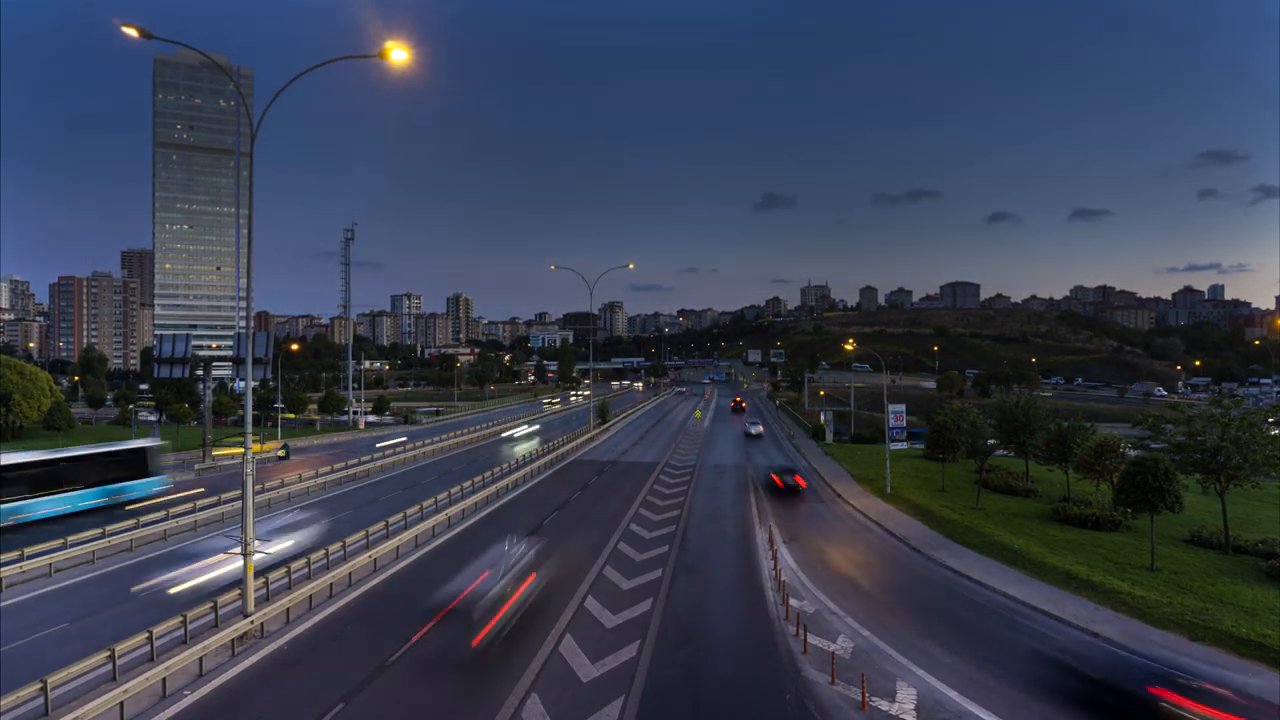
#> input picture frame 59 of Website Assets/About_us_video.mp4, 1280 x 720 px, given in place of home_Page2-BG-Video.mp4, which was not available
$ python smooth_counter_zoom.py
#> lines starting #> are read from the running program, lines starting #| are printed output that depends on the picture; long printed decimals are rounded
import cv2
import numpy as np
import os
import subprocess

INPUT = r"c:\Users\LENOVO\OneDrive - Transvolt Mobility Private Limited\2 - Project 2\1 - Antigravity All Project\3 - Transvolt Website Re-Design - 2027\Transvolt Website V2\Website Assets\home_Page2-BG-Video.mp4"
STABILIZED_RAW = r"c:\Users\LENOVO\OneDrive - Transvolt Mobility Private Limited\2 - Project 2\1 - Antigravity All Project\3 - Transvolt Website Re-Design - 2027\Transvolt Website V2\scratch\smooth_stabilized.mp4"
SEAMLESS_OUT = r"c:\Users\LENOVO\OneDrive - Transvolt Mobility Private Limited\2 - Project 2\1 - Antigravity All Project\3 - Transvolt Website Re-Design - 2027\Transvolt Website V2\public\home_page2_bg_video.mp4"
DIST_OUT = r"c:\Users\LENOVO\OneDrive - Transvolt Mobility Private Limited\2 - Project 2\1 - Antigravity All Project\3 - Transvolt Website Re-Design - 2027\Transvolt Website V2\dist\home_page2_bg_video.mp4"
FFMPEG = r"C:\Users\LENOVO\AppData\Local\Programs\Python\Python311\Lib\site-packages\imageio_ffmpeg\binaries\ffmpeg-win64-v4.2.2.exe"

cap = cv2.VideoCapture(INPUT)
fps = cap.get(cv2.CAP_PROP_FPS) or 24.0
w = int(cap.get(cv2.CAP_PROP_FRAME_WIDTH))
h = int(cap.get(cv2.CAP_PROP_FRAME_HEIGHT))

start_frame = int(2.50 * fps) # 60
end_frame = 239 # 10.00s
N = end_frame - start_frame # 179 frames

print(f"Total frames to process: {N}, start: {start_frame}, end: {end_frame}")

# Measure exact endpoints using multiple high-confidence points on stationary background
cap.set(cv2.CAP_PROP_POS_FRAMES, start_frame)
_, f_start = cap.read()
#> f_start is the input picture: shape (720, 1280, 3); mean B, G, R 82, 64.4, 56.9
cap.set(cv2.CAP_PROP_POS_FRAMES, end_frame)
_, f_end = cap.read()
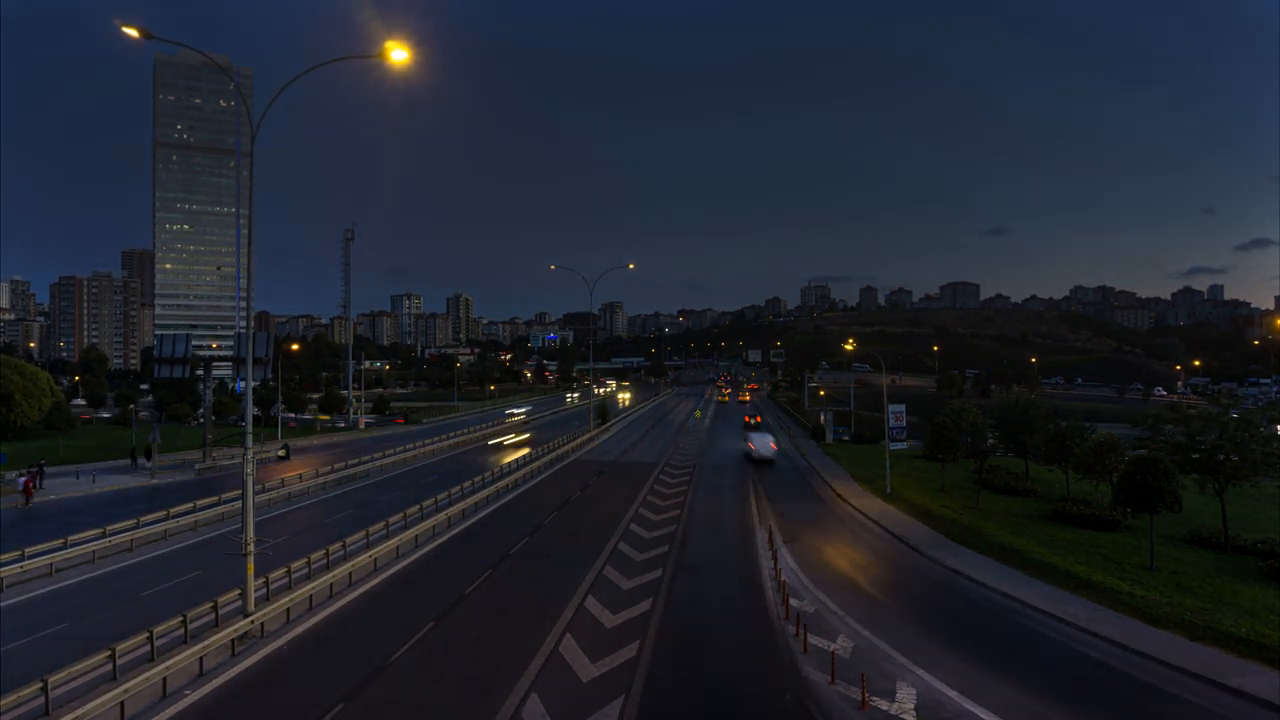
#> input picture frame 239 of Website Assets/About_us_video.mp4, 1280 x 720 px, given in place of home_Page2-BG-Video.mp4, which was not available
#> f_end is the input picture: shape (720, 1280, 3); mean B, G, R 45.9, 36, 31.4

orb = cv2.ORB_create(5000)
kp1, des1 = orb.detectAndCompute(cv2.cvtColor(f_start, cv2.COLOR_BGR2GRAY), None)
#> kp1 = 4960 keypoints; strongest (x, y, size): (573, 395, 31), (574, 395, 37.2), (295, 347, 37.2), (1198, 363, 31)
kp2, des2 = orb.detectAndCompute(cv2.cvtColor(f_end, cv2.COLOR_BGR2GRAY), None)
#> kp2 = 4104 keypoints; strongest (x, y, size): (601, 390, 31), (568, 399, 31), (575, 395, 31), (567, 395, 31)

matcher = cv2.BFMatcher(cv2.NORM_HAMMING, crossCheck=False)
matches = matcher.knnMatch(des2, des1, k=2)
#> matches = 4104 matches
good = [m for m, n in matches if m.distance < 0.7 * n.distance]
#> good = 890 matches

src = np.float32([kp2[m.queryIdx].pt for m in good]).reshape(-1, 1, 2)
#> src = 890 rows, first 8: [137, 35], [504, 443], [492, 387], [76, 378], [458, 364], [214, 345], [854, 344], [850, 340]
dst = np.float32([kp1[m.trainIdx].pt for m in good]).reshape(-1, 1, 2)
#> dst = 890 rows, first 8: [136, 35], [515, 435], [492, 387], [76, 378], [458, 364], [214, 345], [854, 344], [850, 340]

M_end, inliers = cv2.estimateAffinePartial2D(src, dst, method=cv2.RANSAC, ransacReprojThreshold=1.5)
#> M_end = [[1, 9.99e-06, -0.267], [-9.99e-06, 1, -0.117]]; inliers = 890 values, max 1 at index 0, min 0 at index 1, mean 0.887
scale_end = np.sqrt(M_end[0, 0]**2 + M_end[0, 1]**2)
#> scale_end = 1
angle_end = np.arctan2(M_end[0, 1], M_end[0, 0])
#> angle_end = 9.98e-06
tx_end = M_end[0, 2]
#> tx_end = -0.267
ty_end = M_end[1, 2]
#> ty_end = -0.117

print(f"Measured end-to-start correction: scale={scale_end:.6f}, angle={np.degrees(angle_end):.4f} deg, tx={tx_end:.2f}, ty={ty_end:.2f}")
#| Measured end-to-start correction: scale=1.000, angle=0.0006 deg, tx=-0.27, ty=-0.12

# Center of image
cx, cy = w / 2.0, h / 2.0

fourcc = cv2.VideoWriter_fourcc(*'mp4v')
out = cv2.VideoWriter(STABILIZED_RAW, fourcc, fps, (w, h))

cap.set(cv2.CAP_PROP_POS_FRAMES, start_frame)

for i in range(N):
    ret, frame = cap.read()
    if not ret:
        break

    # Perfectly smooth linear progression: ZERO vibration, ZERO frame jitter
    t = i / float(N - 1)

    # Interpolated counter-transform values
    s = 1.0 + t * (scale_end - 1.0)
    theta = t * angle_end

    # Rotation + scale around center
    alpha = s * np.cos(theta)
    beta = s * np.sin(theta)

    # Combined translation: shift center, rotate/scale, shift back + smooth linear translation
    tx = (1.0 - alpha) * cx - beta * cy + t * tx_end
    ty = beta * cx + (1.0 - alpha) * cy + t * ty_end

    M = np.array([
        [alpha, beta, tx],
        [-beta, alpha, ty]
    ], dtype=np.float32)

    warped = cv2.warpAffine(frame, M, (w, h), flags=cv2.INTER_CUBIC, borderMode=cv2.BORDER_REFLECT)
    out.write(warped)

cap.release()
out.release()
print("Smoothly stabilized video written!")

# Now make seamless loop crossfade (1.0s crossfade duration)
duration_sec = N / fps # 7.46s
loop_sec = duration_sec - 1.0 # 6.46s

filter_complex = (
    "[0:v]split=2[b1][tail];"
    f"[b1]trim=start=0:end={loop_sec:.3f},setpts=PTS-STARTPTS[main];"
    f"[tail]trim=start={loop_sec:.3f}:end={duration_sec:.3f},setpts=PTS-STARTPTS,format=yuva420p,fade=t=out:st=0:d=1.0:alpha=1[faded_tail];"
    "[main][faded_tail]overlay=0:0:enable='between(t,0,1.0)'[outv]"
)

cmd = [
    FFMPEG, "-y",
    "-i", STABILIZED_RAW,
    "-filter_complex", filter_complex,
    "-map", "[outv]",
    "-c:v", "libx264",
    "-crf", "18",
    "-preset", "slow",
    "-an",
    "-movflags", "+faststart",
    SEAMLESS_OUT
]

res = subprocess.run(cmd, capture_output=True, text=True)
if res.returncode == 0:
    import shutil
    shutil.copy2(SEAMLESS_OUT, DIST_OUT)
    shutil.copy2(SEAMLESS_OUT, os.path.join(os.path.dirname(SEAMLESS_OUT), "home_Page2-BG-Video.mp4"))
    print("Ultra-smooth stabilized video deployed successfully!")
else:
    print("FFmpeg error:", res.stderr)

$ run again, starting later in the video
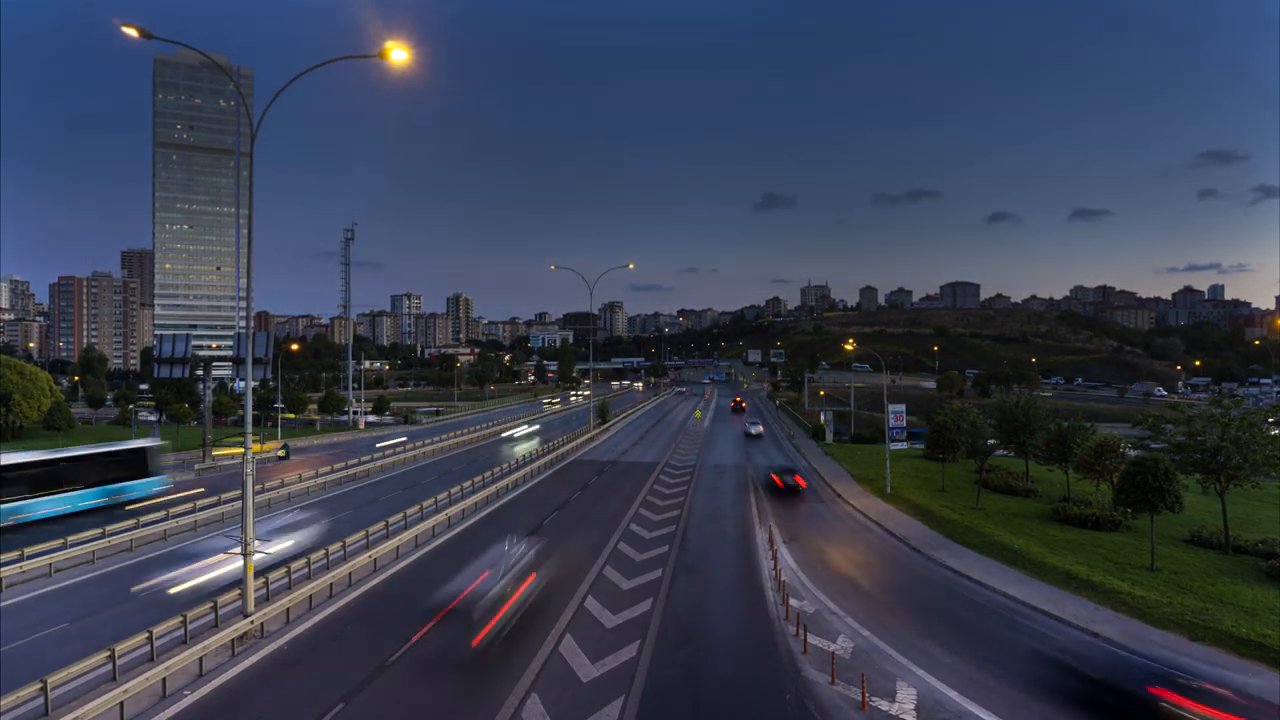
#> input picture frame 59 of Website Assets/About_us_video.mp4, 1280 x 720 px, given in place of home_Page2-BG-Video.mp4, which was not available
#> f_start is the input picture: shape (720, 1280, 3); mean B, G, R 82, 64.4, 56.9
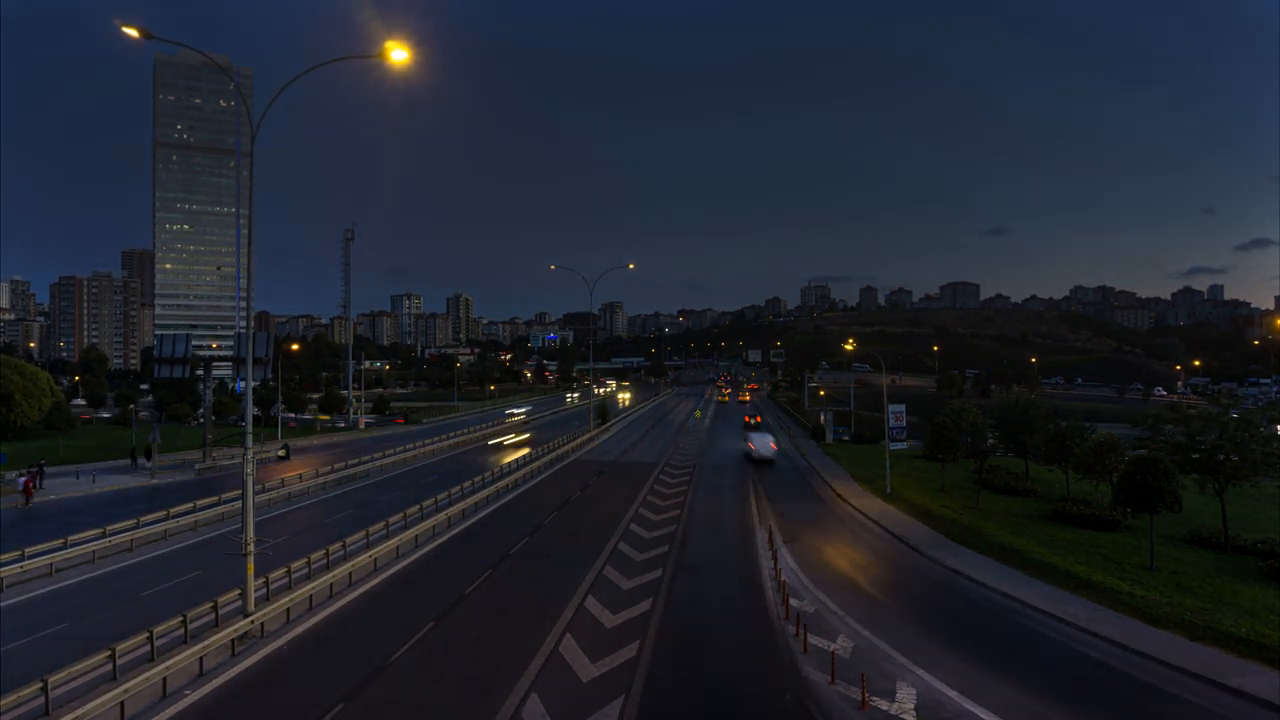
#> input picture frame 239 of Website Assets/About_us_video.mp4, 1280 x 720 px, given in place of home_Page2-BG-Video.mp4, which was not available
#> f_end is the input picture: shape (720, 1280, 3); mean B, G, R 45.9, 36, 31.4
#> kp1 = 4960 keypoints; strongest (x, y, size): (573, 395, 31), (574, 395, 37.2), (295, 347, 37.2), (1198, 363, 31)
#> kp2 = 4104 keypoints; strongest (x, y, size): (601, 390, 31), (568, 399, 31), (575, 395, 31), (567, 395, 31)
#> matches = 4104 matches
#> good = 890 matches
#> src = 890 rows, first 8: [137, 35], [504, 443], [492, 387], [76, 378], [458, 364], [214, 345], [854, 344], [850, 340]
#> dst = 890 rows, first 8: [136, 35], [515, 435], [492, 387], [76, 378], [458, 364], [214, 345], [854, 344], [850, 340]
#> M_end = [[1, 9.99e-06, -0.267], [-9.99e-06, 1, -0.117]]; inliers = 890 values, max 1 at index 0, min 0 at index 1, mean 0.887
#> scale_end = 1
#> angle_end = 9.98e-06
#> tx_end = -0.267
#> ty_end = -0.117
#| Measured end-to-start correction: scale=1.000, angle=0.0006 deg, tx=-0.27, ty=-0.12

$ run again, starting later in the video
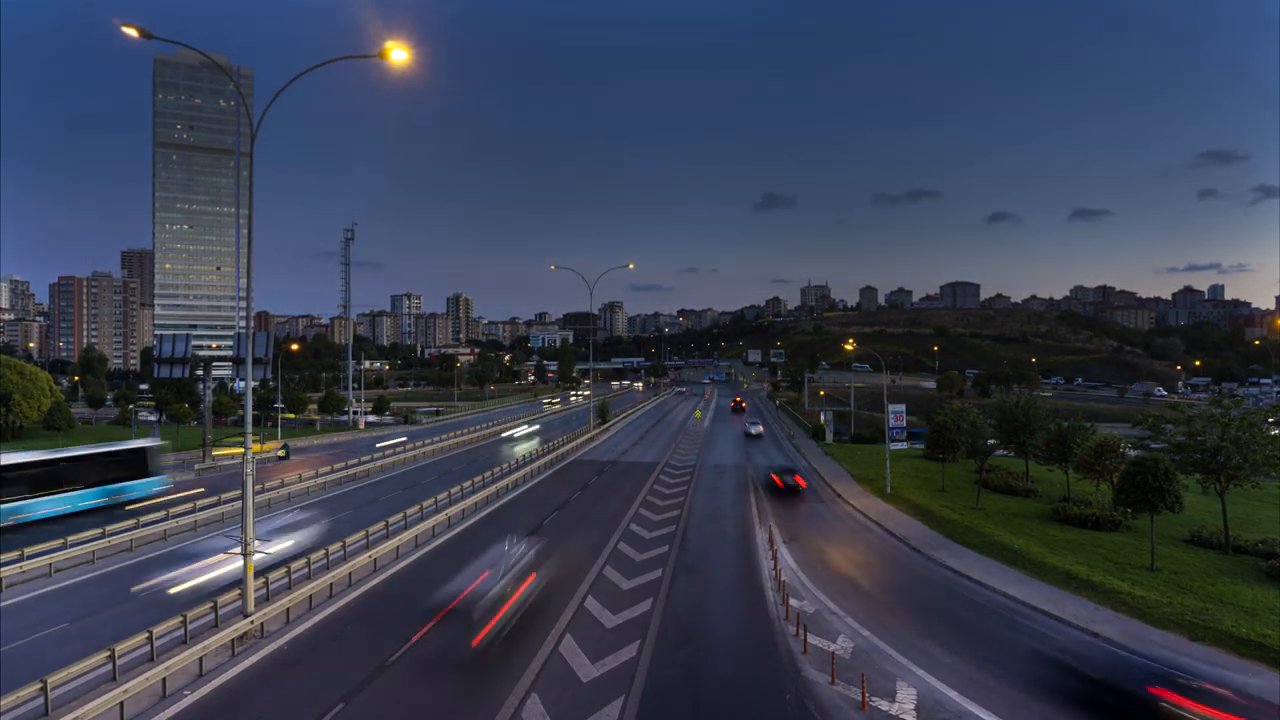
#> input picture frame 59 of Website Assets/About_us_video.mp4, 1280 x 720 px, given in place of home_Page2-BG-Video.mp4, which was not available
#> f_start is the input picture: shape (720, 1280, 3); mean B, G, R 82, 64.4, 56.9
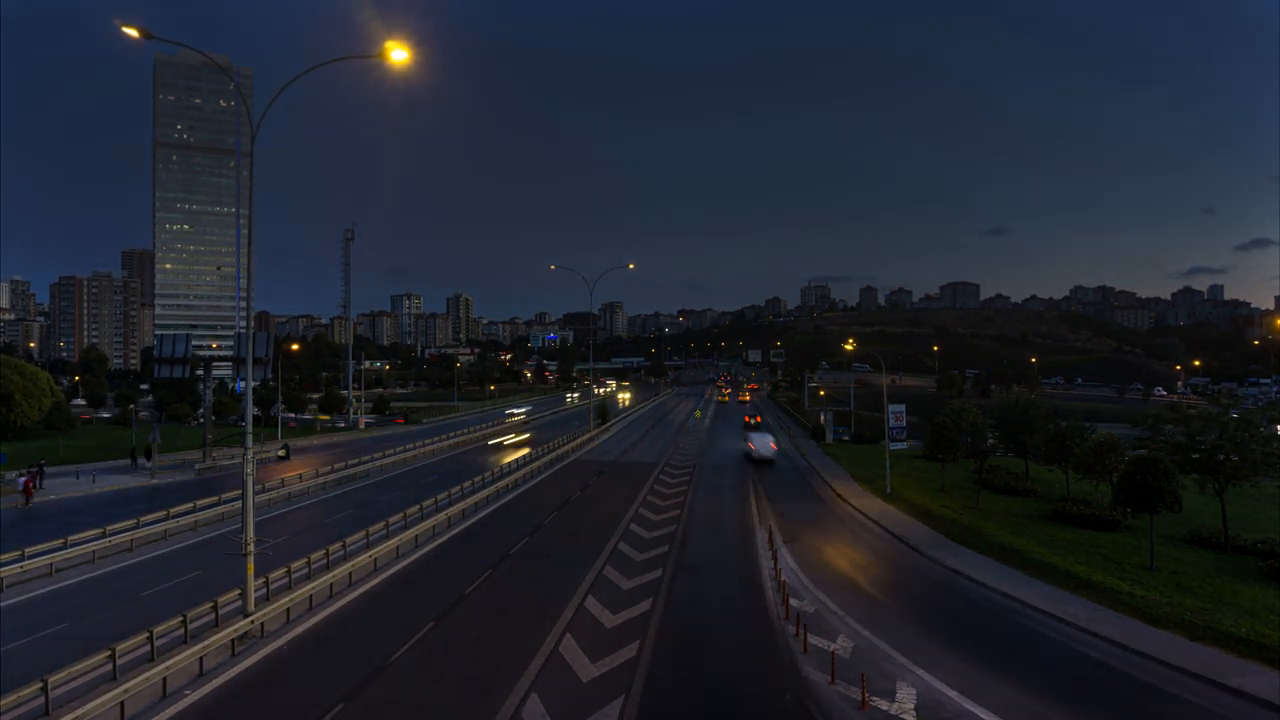
#> input picture frame 239 of Website Assets/About_us_video.mp4, 1280 x 720 px, given in place of home_Page2-BG-Video.mp4, which was not available
#> f_end is the input picture: shape (720, 1280, 3); mean B, G, R 45.9, 36, 31.4
#> kp1 = 4960 keypoints; strongest (x, y, size): (573, 395, 31), (574, 395, 37.2), (295, 347, 37.2), (1198, 363, 31)
#> kp2 = 4104 keypoints; strongest (x, y, size): (601, 390, 31), (568, 399, 31), (575, 395, 31), (567, 395, 31)
#> matches = 4104 matches
#> good = 890 matches
#> src = 890 rows, first 8: [137, 35], [504, 443], [492, 387], [76, 378], [458, 364], [214, 345], [854, 344], [850, 340]
#> dst = 890 rows, first 8: [136, 35], [515, 435], [492, 387], [76, 378], [458, 364], [214, 345], [854, 344], [850, 340]
#> M_end = [[1, 9.99e-06, -0.267], [-9.99e-06, 1, -0.117]]; inliers = 890 values, max 1 at index 0, min 0 at index 1, mean 0.887
#> scale_end = 1
#> angle_end = 9.98e-06
#> tx_end = -0.267
#> ty_end = -0.117
#| Measured end-to-start correction: scale=1.000, angle=0.0006 deg, tx=-0.27, ty=-0.12
